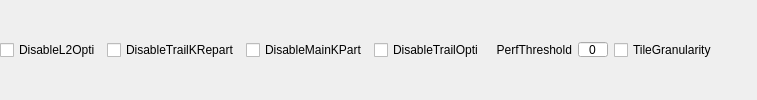
                   <widget class="QWidget" name="pageGeneral_2">
                    <layout class="QHBoxLayout" name="horizontalLayout_19" stretch="0,0,0,0,0,0,0,0">
                     <property name="leftMargin">
                      <number>0</number>
                     </property>
                     <property name="topMargin">
                      <number>0</number>
                     </property>
                     <property name="rightMargin">
                      <number>0</number>
                     </property>
                     <property name="bottomMargin">
                      <number>0</number>
                     </property>
                     <item>
                      <widget class="QCheckBox" name="chBoxDisableL2Opti">
                       <property name="sizePolicy">
                        <sizepolicy hsizetype="Fixed" vsizetype="Fixed">
                         <horstretch>0</horstretch>
                         <verstretch>0</verstretch>
                        </sizepolicy>
                       </property>
                       <property name="toolTip">
                        <string>&lt;html&gt;&lt;head/&gt;&lt;body&gt;&lt;p&gt;Keyword: DisableL2Opti&lt;/p&gt;&lt;p&gt;Disable MIMS assumption of &amp;quot;reverse&amp;quot; traversal&amp;quot; on alternating Layers to optimize L2 utilization.&lt;/p&gt;&lt;p&gt;If enabled, MIMS assumes L2 hit-rate of 0 if activation_size &amp;gt; L2 cache size.&lt;/p&gt;&lt;/body&gt;&lt;/html&gt;</string>
                       </property>
                       <property name="text">
                        <string>DisableL2Opti</string>
                       </property>
                      </widget>
                     </item>
                     <item>
                      <widget class="QCheckBox" name="chBoxDisableTrailKRepart">
                       <property name="sizePolicy">
                        <sizepolicy hsizetype="Fixed" vsizetype="Fixed">
                         <horstretch>0</horstretch>
                         <verstretch>0</verstretch>
                        </sizepolicy>
                       </property>
                       <property name="toolTip">
                        <string>&lt;html&gt;&lt;head/&gt;&lt;body&gt;&lt;p&gt;Keyword: DisableTrailKRepart&lt;/p&gt;&lt;p&gt;Disables Trail Kernel K partition. Forces splitK=1.&lt;/p&gt;&lt;/body&gt;&lt;/html&gt;</string>
                       </property>
                       <property name="text">
                        <string>DisableTrailKRepart</string>
                       </property>
                      </widget>
                     </item>
                     <item>
                      <widget class="QCheckBox" name="chBoxDisableMainKPart">
                       <property name="sizePolicy">
                        <sizepolicy hsizetype="Fixed" vsizetype="Fixed">
                         <horstretch>0</horstretch>
                         <verstretch>0</verstretch>
                        </sizepolicy>
                       </property>
                       <property name="toolTip">
                        <string>&lt;html&gt;&lt;head/&gt;&lt;body&gt;&lt;p&gt;Keyword: DisableMainKPart&lt;/p&gt;&lt;p&gt;Disables Main Kernel K partition. Forces splitK=1&lt;/p&gt;&lt;/body&gt;&lt;/html&gt;</string>
                       </property>
                       <property name="text">
                        <string>DisableMainKPart</string>
                       </property>
                      </widget>
                     </item>
                     <item>
                      <widget class="QCheckBox" name="chBoxDisableTrailOpti">
                       <property name="sizePolicy">
                        <sizepolicy hsizetype="Fixed" vsizetype="Fixed">
                         <horstretch>0</horstretch>
                         <verstretch>0</verstretch>
                        </sizepolicy>
                       </property>
                       <property name="toolTip">
                        <string>&lt;html&gt;&lt;head/&gt;&lt;body&gt;&lt;p&gt;Keyword: DisableTrailOpti&lt;/p&gt;&lt;p&gt;Forces Trail Kernel splitK to be the same as Main Kernel SplitK.&lt;/p&gt;&lt;/body&gt;&lt;/html&gt;</string>
                       </property>
                       <property name="text">
                        <string>DisableTrailOpti</string>
                       </property>
                      </widget>
                     </item>
                     <item>
                      <widget class="QLabel" name="label_18">
                       <property name="toolTip">
                        <string>&lt;html&gt;&lt;head/&gt;&lt;body&gt;&lt;p&gt;Keyword: PerfThreshold&lt;/p&gt;&lt;/body&gt;&lt;/html&gt;</string>
                       </property>
                       <property name="text">
                        <string>  PerfThreshold</string>
                       </property>
                      </widget>
                     </item>
                     <item>
                      <widget class="QLineEdit" name="txtPerfThreshold">
                       <property name="sizePolicy">
                        <sizepolicy hsizetype="Fixed" vsizetype="Fixed">
                         <horstretch>0</horstretch>
                         <verstretch>0</verstretch>
                        </sizepolicy>
                       </property>
                       <property name="maximumSize">
                        <size>
                         <width>30</width>
                         <height>15</height>
                        </size>
                       </property>
                       <property name="toolTip">
                        <string>&lt;html&gt;&lt;head/&gt;&lt;body&gt;&lt;p&gt;Keyword: PerfThreshold&lt;/p&gt;&lt;p&gt;MIMS can choose the second best solution if the #CUs is greater than the best solution and the #cycles best - secondbest &amp;lt; threshold%.&lt;/p&gt;&lt;p&gt;If set to 0, MIMS chooses the best performing configuration.&lt;/p&gt;&lt;/body&gt;&lt;/html&gt;</string>
                       </property>
                       <property name="text">
                        <string>0</string>
                       </property>
                       <property name="alignment">
                        <set>Qt::AlignCenter</set>
                       </property>
                      </widget>
                     </item>
                     <item>
                      <widget class="QCheckBox" name="chBoxTileGranularity">
                       <property name="toolTip">
                        <string>&lt;html&gt;&lt;head/&gt;&lt;body&gt;&lt;p&gt;Keyword: TileGranularity&lt;/p&gt;&lt;p&gt;Requires noTrail enabled.&lt;/p&gt;&lt;p&gt;If enabled &lt;/p&gt;&lt;p&gt;MIMS evaluates performance based on TileAwareSolutionSelection method by evaluating Tile and CU granularity for edge cases.&lt;/p&gt;&lt;p&gt;Else&lt;/p&gt;&lt;p&gt;MIMS discards all solutions that generates edge cases. User needs to be careful with this option as it may result in MIMS finding &amp;quot;No Solution&amp;quot; for certain layers.&lt;/p&gt;&lt;/body&gt;&lt;/html&gt;</string>
                       </property>
                       <property name="text">
                        <string>TileGranularity</string>
                       </property>
                      </widget>
                     </item>
                     <item>
                      <spacer name="horizontalSpacer_11">
                       <property name="orientation">
                        <enum>Qt::Horizontal</enum>
                       </property>
                       <property name="sizeHint" stdset="0">
                        <size>
                         <width>40</width>
                         <height>20</height>
                        </size>
                       </property>
                      </spacer>
                     </item>
                    </layout>
                   </widget>
